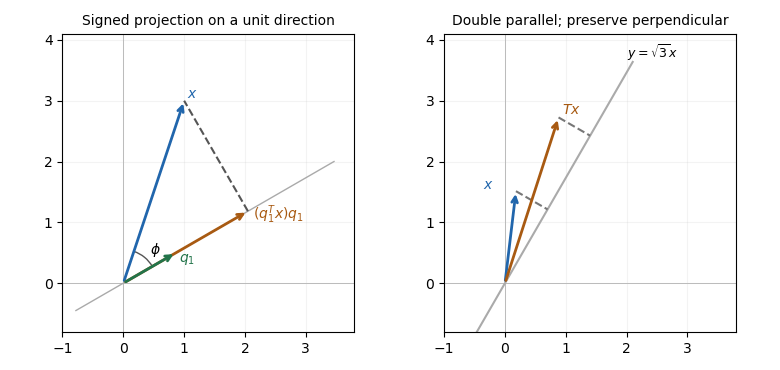

Python code for this plot:
"""Original solution figure. Python 3.14.4, NumPy 2.3.5, Matplotlib 3.10.7. Output to CWD."""
OUT='digital-systems-linear-algebra-introduction-to-formal-proof-projection-stretch.png'
from pathlib import Path
import numpy as np
import matplotlib
matplotlib.use('Agg')
import matplotlib.pyplot as plt
from matplotlib.patches import Arc
plt.rcParams.update({'font.family':'DejaVu Sans','font.size':10})
fig,axes=plt.subplots(1,2,figsize=(7.8,3.7),dpi=100,facecolor='white')
for ax in axes:
 ax.set_aspect('equal');ax.axhline(0,color='#bbbbbb',lw=.7);ax.axvline(0,color='#bbbbbb',lw=.7);ax.set_xlim(-1,3.8);ax.set_ylim(-.8,4.1);ax.grid(alpha=.15)
def vec(ax,v,label,color,shift=(0,0)):
 ax.annotate('',v,(0,0),arrowprops={'arrowstyle':'->','lw':2,'color':color});ax.text(v[0]+shift[0],v[1]+shift[1],label,color=color)
a=axes[0];th=np.pi/6;q=np.array([np.cos(th),np.sin(th)]);x=np.array([1.,3.]);p=np.dot(q,x)*q
u=np.linspace(-.9,4,100);a.plot(u*q[0],u*q[1],color='#aaaaaa',lw=1)
vec(a,x,r'$x$','#2166ac',(.05,.05));vec(a,p,r'$(q_1^Tx)q_1$','#a85a12',(.08,-.12));vec(a,q,r'$q_1$','#22744a',(.05,-.15));a.plot([p[0],x[0]],[p[1],x[1]],'--',color='#555555');a.add_patch(Arc((0,0),1.1,1.1,theta1=30,theta2=np.degrees(np.arctan2(x[1],x[0])),color='#555555'));a.text(.44,.48,r'$\phi$');a.set_title('Signed projection on a unit direction',fontsize=10)
a=axes[1];th=np.pi/3;u=np.array([np.cos(th),np.sin(th)]);v=np.array([-u[1],u[0]]);x=1.4*u+.6*v;y=2.8*u+.6*v
r=np.linspace(-1,4.2,100);a.plot(r*u[0],r*u[1],color='#aaaaaa');vec(a,x,r'$x$','#2166ac',(-.55,.03));vec(a,y,r'$Tx$','#a85a12',(.06,.05));
a.plot([x[0],(1.4*u)[0]],[x[1],(1.4*u)[1]],'--',color='#777777');a.plot([y[0],(2.8*u)[0]],[y[1],(2.8*u)[1]],'--',color='#777777');a.text(2.0,3.7,r'$y=\sqrt{3}x$',fontsize=9);a.set_title('Double parallel; preserve perpendicular',fontsize=10)
fig.tight_layout(pad=1.2)
fig.savefig(Path.cwd()/OUT,dpi=100,facecolor='white',transparent=False,metadata={'Software':'codex-wiki Matplotlib'});plt.close(fig)
